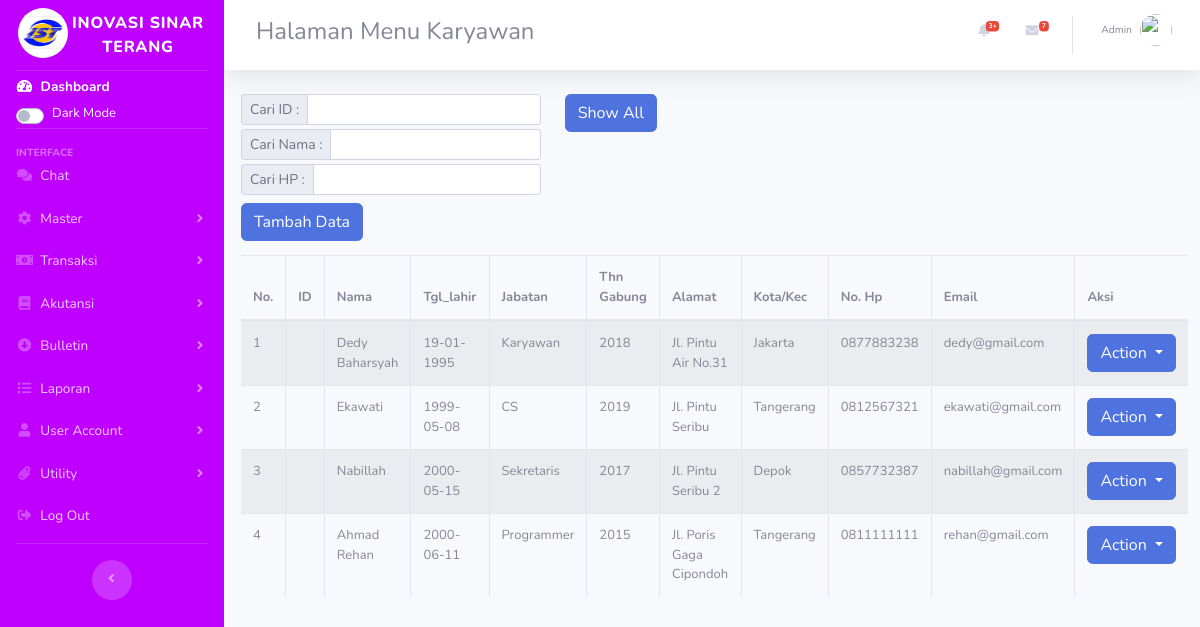
The app's page /index.php/karyawan with its own data.
### tables this page shows
CREATE TABLE `karyawan` (
  `id` int(11) NOT NULL,
  `kode_id` varchar(50) NOT NULL,
  `nama` varchar(50) NOT NULL,
  `tgl_lahir` varchar(50) NOT NULL,
  `jabatan` varchar(50) NOT NULL,
  `thn_gabung` varchar(50) NOT NULL,
  `alamat` varchar(100) NOT NULL,
  `kota` varchar(50) NOT NULL,
  `no_telp` varchar(50) NOT NULL,
  `email` varchar(50) NOT NULL
);

### application/controllers/Karyawan.php (called while the page is built, shortened)
<?php
class Karyawan extends CI_Controller {
    public function __construct(){
        $this->load->model('M_karyawan');
        $this->load->library('form_validation');
    }
    public function index(){
        $topik['judul'] = 'Halaman Menu Karyawan';
        $data['karyawan'] = $this->M_karyawan->tampil_data();
        $this->load->view('templates/header',$topik);
        $this->load->view('karyawan/index',$data);
        $this->load->view('templates/footer');
    }
}

### index.php (called while the page is built, shortened)
<?php
require_once BASEPATH.'core/CodeIgniter.php';

### application/models/M_karyawan.php (called while the page is built, shortened)
<?php
class M_karyawan extends CI_Model{
    public function tampil_data(){
        return $this->db->get('karyawan')->result_array();
    }
}

### application/views/karyawan/index.php (the view, shortened to what this page needs)
<div class="content-wrapper col-12">
<section class="content-header ml mt-2 auto">
<div style="margin-left:5px">
<div class="">
<div class="row">
<div class="col-lg-4">
            <form action="" method="post">
                <div class="input-group input-group-sm">
                    <div class="input-group-prepend">
                        <label for="weekending" class="input-group-text">Cari ID :</label>
                    </div>
                    <input type="text" name="kode" id="kode" class="form-control form-control-sm">
                </div>
                <div class="input-group input-group-sm mt-1">
                    <div class="input-group-prepend">
                        <label for="noinv" class="input-group-text">Cari Nama :</label>
                    </div>
                    <input type="text" name="barang" id="barang" class="form-control form-control-sm">
                </div>
                <div class="input-group input-group-sm mt-1">
                    <div class="input-group-prepend">
                        <label for="namawin2mgr" class="input-group-text">Cari HP :</label>
                    </div>
                    <input type="text" name="namawin2mgr" id="namawin2mgr" class="form-control form-control-sm">
                </div>
            </form>
        </div>
<div class="col-lg-4">
<form action="" method="post">
    <button type="submit" class="btn btn-primary">Show All</button>
</form>
</div>
</div>
<a href="<?= base_url('karyawan/tambah');?>" class="btn btn-primary mb-2 mt-2">Tambah Data</a>
<div class="table-responsive">
<table id="mytable" class="table table-striped table-bordered table-hover table-full-width dataTable" cellspacing="0" width="" style="font-size: small;">
        <thead>
            <tr >
                <th>No.</th>
                <th>ID</th>
                <th>Nama</th>
                <th>Tgl_lahir</th>
                <th>Jabatan</th>
                <th>Thn Gabung</th>
                <th>Alamat</th>
                <th>Kota/Kec</th>
                <th>No. Hp</th>
                <th>Email</th>
                <th>Aksi</th>
            </tr>
        </thead>
        <tbody>
            <?php $i=1;?>
            <?php foreach ($karyawan as $erp): ?>
            <tr>
                <td width="">
                    <?php echo $i;?>
                </td>
                <td>
                </td>
                <td width="">
                    <?php echo $erp['nama'] ?>
                </td>
                <td>
                <?php echo $erp['tgl_lahir'] ?>
                </td>
                <td>
                    <?php echo $erp['jabatan'] ?>
                </td>
                <td>
                    <?php echo $erp['thn_gabung'] ?>
                </td>
                <td class="">
                    <?php echo $erp['alamat']?>
                </td>
                <td class="">
                    <?php echo $erp['kota']?>
                </td>
                <td class="">
                    <?php echo $erp['no_telp']?>
                </td>
                <td class="">
                    <?php echo $erp['email']?>
                </td>
                <td>
                <div class="btn-group" >
                    <button type="button" class="btn btn-primary dropdown-toggle" data-toggle="dropdown" aria-haspopup="true" aria-expanded="false">
                        Action
                    </button>
                </div>
                </td>
            </tr>
            <?php $i++;?>
            <?php endforeach; ?>
        </tbody>
    </table>
    </div>
</div>

### records on screen
karyawan: nama "Dedy Baharsyah", tgl_lahir "19-01-1995", jabatan "Karyawan", thn_gabung "2018", alamat "Jl. Pintu Air No.31", kota "Jakarta", no_telp "0877883238", email "dedy@gmail.com"
karyawan: nama "Ekawati", tgl_lahir "1999-05-08", jabatan "CS", thn_gabung "2019", alamat "Jl. Pintu Seribu", kota "Tangerang", no_telp "0812567321", email "ekawati@gmail.com"
karyawan: nama "Nabillah", tgl_lahir "2000-05-15", jabatan "Sekretaris", thn_gabung "2017", alamat "Jl. Pintu Seribu 2", kota "Depok", no_telp "0857732387", email "nabillah@gmail.com"
karyawan: nama "Ahmad Rehan", tgl_lahir "2000-06-11", jabatan "Programmer", thn_gabung "2015", alamat "Jl. Poris Gaga Cipondoh", kota "Tangerang", no_telp "0811111111", email "rehan@gmail.com"

### other values on screen
$judul "Halaman Menu Karyawan"
